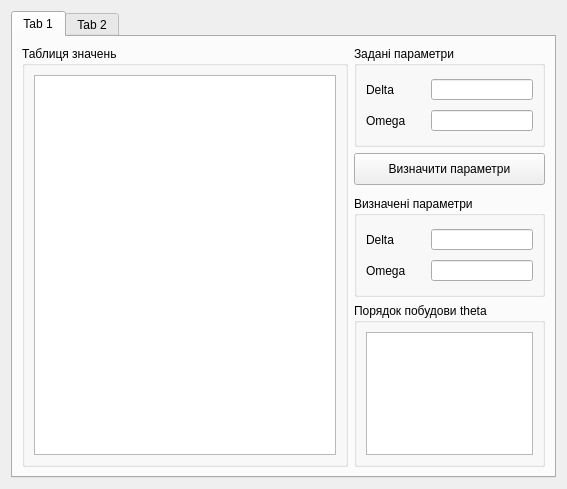
<?xml version="1.0" encoding="UTF-8"?>
<ui version="4.0">
 <class>Form</class>
 <widget class="QWidget" name="Form">
  <property name="geometry">
   <rect>
    <x>0</x>
    <y>0</y>
    <width>567</width>
    <height>489</height>
   </rect>
  </property>
  <property name="windowTitle">
   <string>Form1</string>
  </property>
  <layout class="QHBoxLayout" name="horizontalLayout">
   <item>
    <widget class="QTabWidget" name="tabWidget">
     <property name="currentIndex">
      <number>0</number>
     </property>
     <widget class="QWidget" name="tab">
      <attribute name="title">
       <string>Tab 1</string>
      </attribute>
      <layout class="QGridLayout" name="gridLayout_3">
       <item row="1" column="1">
        <widget class="QPushButton" name="pushButton">
         <property name="minimumSize">
          <size>
           <width>191</width>
           <height>32</height>
          </size>
         </property>
         <property name="maximumSize">
          <size>
           <width>191</width>
           <height>32</height>
          </size>
         </property>
         <property name="text">
          <string>Визначити параметри</string>
         </property>
        </widget>
       </item>
       <item row="0" column="0" rowspan="5">
        <widget class="QGroupBox" name="groupBox_2">
         <property name="title">
          <string>Таблиця значень</string>
         </property>
         <layout class="QHBoxLayout" name="horizontalLayout_2">
          <item>
           <widget class="QTableView" name="tableView"/>
          </item>
         </layout>
         <zorder>tableView</zorder>
         <zorder>tableView</zorder>
        </widget>
       </item>
       <item row="0" column="1">
        <widget class="QGroupBox" name="groupBox">
         <property name="minimumSize">
          <size>
           <width>191</width>
           <height>101</height>
          </size>
         </property>
         <property name="maximumSize">
          <size>
           <width>191</width>
           <height>101</height>
          </size>
         </property>
         <property name="title">
          <string>Задані параметри</string>
         </property>
         <layout class="QGridLayout" name="gridLayout">
          <item row="0" column="0">
           <widget class="QLabel" name="label_2">
            <property name="minimumSize">
             <size>
              <width>59</width>
              <height>16</height>
             </size>
            </property>
            <property name="text">
             <string>Delta</string>
            </property>
           </widget>
          </item>
          <item row="0" column="1">
           <widget class="QLineEdit" name="lineEdit">
            <property name="minimumSize">
             <size>
              <width>81</width>
              <height>21</height>
             </size>
            </property>
            <property name="maximumSize">
             <size>
              <width>16777215</width>
              <height>21</height>
             </size>
            </property>
           </widget>
          </item>
          <item row="1" column="0">
           <widget class="QLabel" name="label">
            <property name="minimumSize">
             <size>
              <width>51</width>
              <height>16</height>
             </size>
            </property>
            <property name="text">
             <string>Omega</string>
            </property>
           </widget>
          </item>
          <item row="1" column="1">
           <widget class="QLineEdit" name="lineEdit_2">
            <property name="minimumSize">
             <size>
              <width>81</width>
              <height>21</height>
             </size>
            </property>
            <property name="maximumSize">
             <size>
              <width>16777215</width>
              <height>21</height>
             </size>
            </property>
           </widget>
          </item>
         </layout>
        </widget>
       </item>
       <item row="3" column="1">
        <widget class="QGroupBox" name="groupBox_3">
         <property name="minimumSize">
          <size>
           <width>191</width>
           <height>101</height>
          </size>
         </property>
         <property name="maximumSize">
          <size>
           <width>191</width>
           <height>101</height>
          </size>
         </property>
         <property name="title">
          <string>Визначені параметри</string>
         </property>
         <layout class="QGridLayout" name="gridLayout_2">
          <item row="0" column="0">
           <widget class="QLabel" name="label_4">
            <property name="minimumSize">
             <size>
              <width>59</width>
              <height>16</height>
             </size>
            </property>
            <property name="text">
             <string>Delta</string>
            </property>
           </widget>
          </item>
          <item row="0" column="1">
           <widget class="QLineEdit" name="lineEdit_4">
            <property name="minimumSize">
             <size>
              <width>81</width>
              <height>21</height>
             </size>
            </property>
            <property name="maximumSize">
             <size>
              <width>16777215</width>
              <height>21</height>
             </size>
            </property>
           </widget>
          </item>
          <item row="1" column="0">
           <widget class="QLabel" name="label_3">
            <property name="minimumSize">
             <size>
              <width>51</width>
              <height>16</height>
             </size>
            </property>
            <property name="text">
             <string>Omega</string>
            </property>
           </widget>
          </item>
          <item row="1" column="1">
           <widget class="QLineEdit" name="lineEdit_3">
            <property name="minimumSize">
             <size>
              <width>81</width>
              <height>21</height>
             </size>
            </property>
            <property name="maximumSize">
             <size>
              <width>16777215</width>
              <height>21</height>
             </size>
            </property>
           </widget>
          </item>
         </layout>
        </widget>
       </item>
       <item row="4" column="1">
        <widget class="QGroupBox" name="groupBox_4">
         <property name="minimumSize">
          <size>
           <width>191</width>
           <height>131</height>
          </size>
         </property>
         <property name="maximumSize">
          <size>
           <width>191</width>
           <height>16777215</height>
          </size>
         </property>
         <property name="title">
          <string>Порядок побудови theta</string>
         </property>
         <layout class="QHBoxLayout" name="horizontalLayout_3">
          <item>
           <widget class="QListWidget" name="listWidget"/>
          </item>
         </layout>
        </widget>
       </item>
       <item row="2" column="1">
        <spacer name="verticalSpacer">
         <property name="orientation">
          <enum>Qt::Vertical</enum>
         </property>
         <property name="sizeType">
          <enum>QSizePolicy::Fixed</enum>
         </property>
         <property name="sizeHint" stdset="0">
          <size>
           <width>20</width>
           <height>5</height>
          </size>
         </property>
        </spacer>
       </item>
      </layout>
     </widget>
     <widget class="QWidget" name="tab_2">
      <attribute name="title">
       <string>Tab 2</string>
      </attribute>
     </widget>
    </widget>
   </item>
  </layout>
 </widget>
 <resources/>
 <connections/>
</ui>
